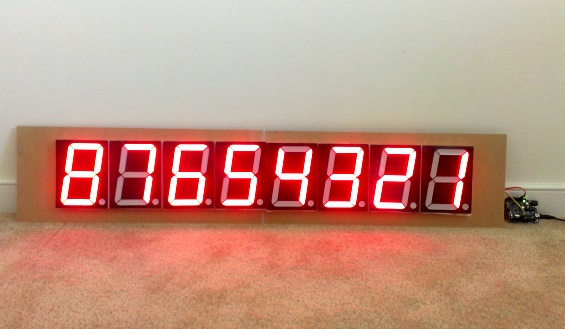
#> input picture led.jpg, 565 x 329 px
$ python lab6_4.py   (older library calls are emulated)
#> lines starting #> are read from the running program, lines starting #| are printed output that depends on the picture; after the words box and inside, x2 and y2 are one past the last pixel; in counts of white or black regions, pixels touching at a corner belong together
from pylab import *
from PIL import Image
import mahotas
import scipy.signal
Im= array(Image.open("led.jpg"))
#> Im is the input picture: shape (329, 565, 3); mean R, G, B 193.9, 146, 128
Im_HSV= matplotlib.colors.rgb_to_hsv(Im/255)
#> Im_HSV: shape (329, 565, 3) float64; mean of channels 0, 1, 2 0.203, 0.366, 0.762
H=Im_HSV[:,:,0]
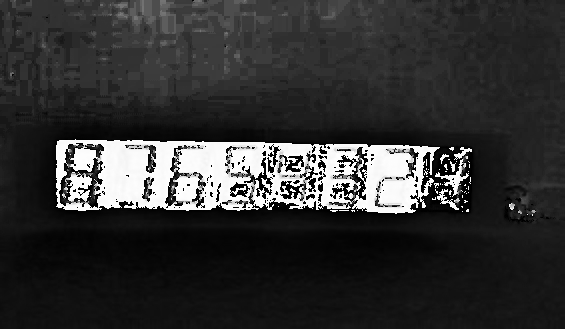
#> H: shape (329, 565) float64; min 0, max 0.999, mean 0.203
S=Im_HSV[:,:,1]
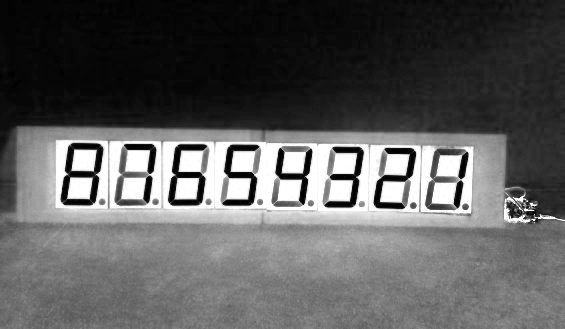
#> S: shape (329, 565) float64; min 0, max 1, mean 0.366
V=Im_HSV[:,:,2]
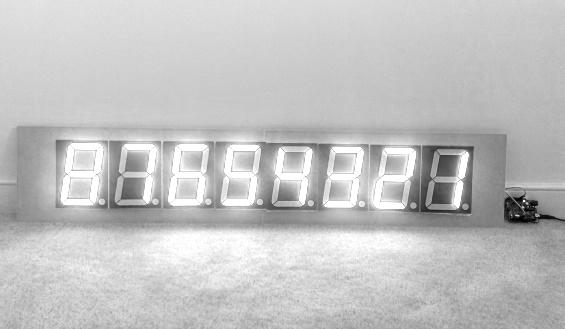
#> V: shape (329, 565) float64; min 0.00392, max 1, mean 0.762
subplot(2,4,1);imshow(Im)
subplot(2,4,2);imshow(H,cmap='gray')
subplot(2,4,3);imshow(S,cmap='gray')
subplot(2,4,4);imshow(V,cmap='gray')

H2 = H > 0
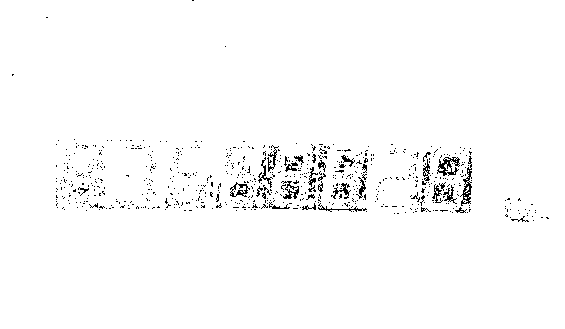
#> H2: shape (329, 565) bool; 98.1% white; black in thin lines or dots, all inside (x1, y1, x2, y2) = (12, 0, 549, 222)
subplot(2,4,6);imshow(H2,cmap='gray')
S2 = S  <0.1
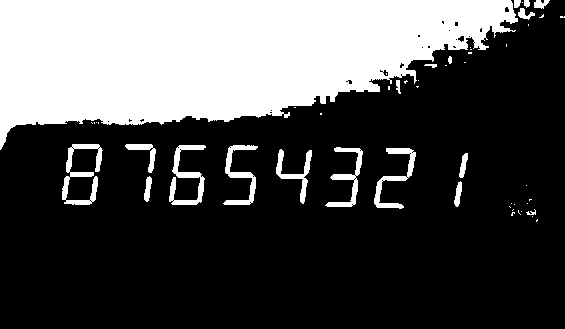
#> S2: shape (329, 565) bool; 30.2% white; 52 white regions (33 under 20 px), largest, box (x1, y1, x2, y2) and area: (0, 0, 518, 150) 50941, (62, 144, 103, 205) 863, (169, 145, 206, 205) 774
subplot(2,4,7);imshow(S2,cmap='gray')
V2 = V  > 0.9
#> V2: shape (329, 565) bool; 8.5% white; 218 white regions (203 under 20 px), largest, box (x1, y1, x2, y2) and area: (136, 231, 419, 285) 7457, (61, 143, 104, 205) 1459, (168, 144, 209, 206) 1237
subplot(2,4,8);imshow(V2,cmap='gray')
ROI = H2 * V2 * S2
#> ROI: shape (329, 565) bool; 2.3% white; 12 white regions (2 under 20 px), largest, box (x1, y1, x2, y2) and area: (62, 144, 103, 205) 784, (169, 145, 206, 205) 697, (374, 148, 416, 209) 600
subplot(2,4,5);imshow(ROI,cmap='gray')

G= ones((5,5),dtype=double)/(5*5)
ROI2= scipy.signal.convolve2d(ROI,G, 'same') > 0
#> ROI2: shape (329, 565) bool; 5% white; 9 white regions, largest, box (x1, y1, x2, y2) and area: (60, 142, 105, 207) 1702, (167, 143, 208, 207) 1487, (372, 146, 418, 211) 1290


Im2=Im.copy()
Im2[:,:,0]= Im2[:,:,0] * ROI2
Im2[:,:,1]= Im2[:,:,1] * ROI2
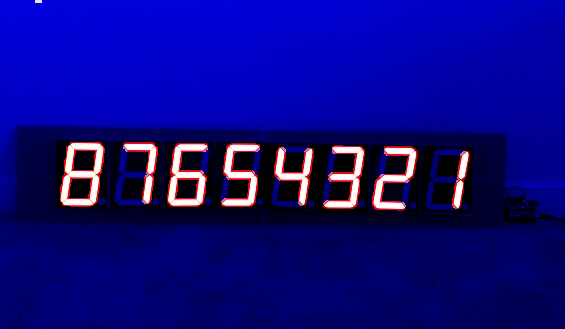
#> Im2: shape (329, 565, 3); mean R, G, B 11.9, 8.3, 128
Im2[:,:,2]= Im2[:,:,2] * ROI2
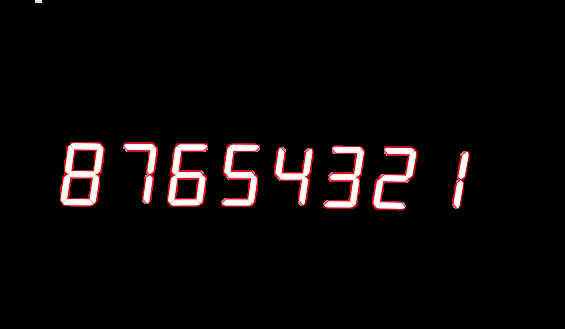
#> Im2: shape (329, 565, 3); mean R, G, B 11.9, 8.3, 8.4
figure()
imshow(Im2)
show()

$ run again, with Unequalized_Hawkes_Bay_NZ.jpg copied over led.jpg
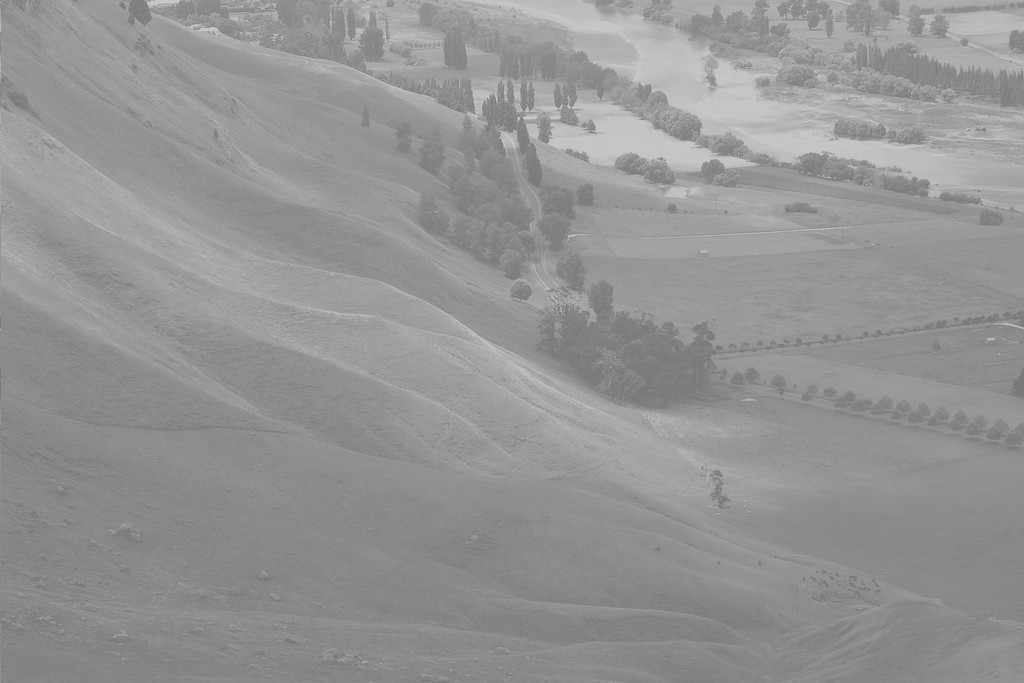
#> input picture Unequalized_Hawkes_Bay_NZ.jpg, 1024 x 683 px
#> Im is the input picture: shape (683, 1024, 3); min 114, max 208, mean 148
#> Im_HSV: shape (683, 1024, 3) float64; mean of channels 0, 1, 2 0, 0, 0.58
#> H: shape (683, 1024) float64; every value is 0
#> H2: shape (683, 1024) bool; every value is 0
#> S2: shape (683, 1024) bool; every value is 1
#> `Im2[:,:,0]= Im2[:,:,0] * ROI2`:
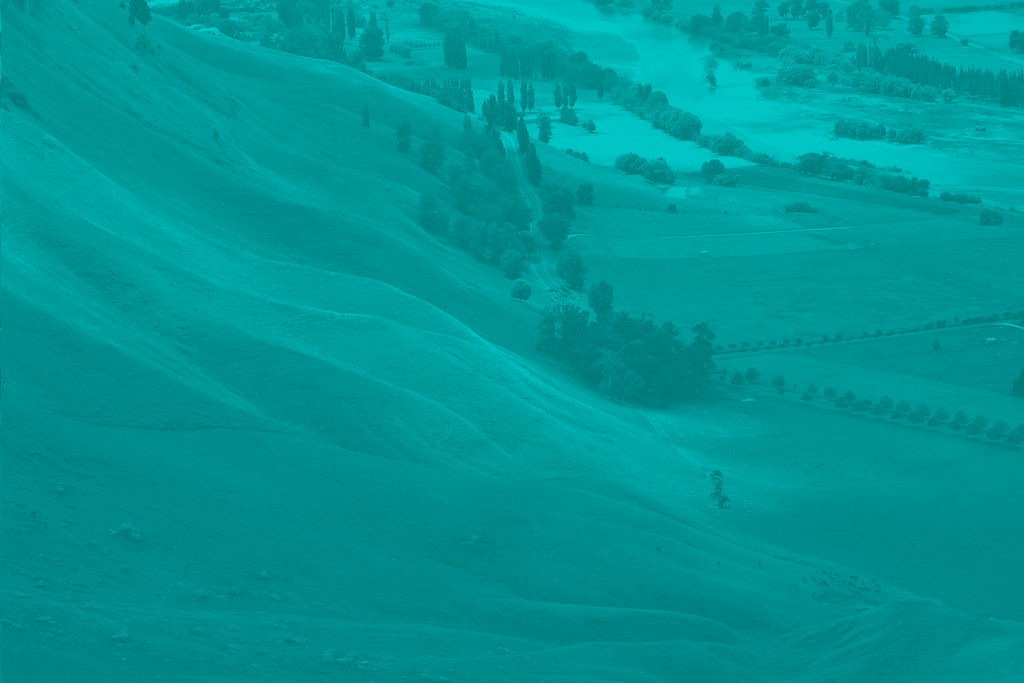
#> Im2: shape (683, 1024, 3); mean R, G, B 0, 148, 148
#> `Im2[:,:,1]= Im2[:,:,1] * ROI2`:
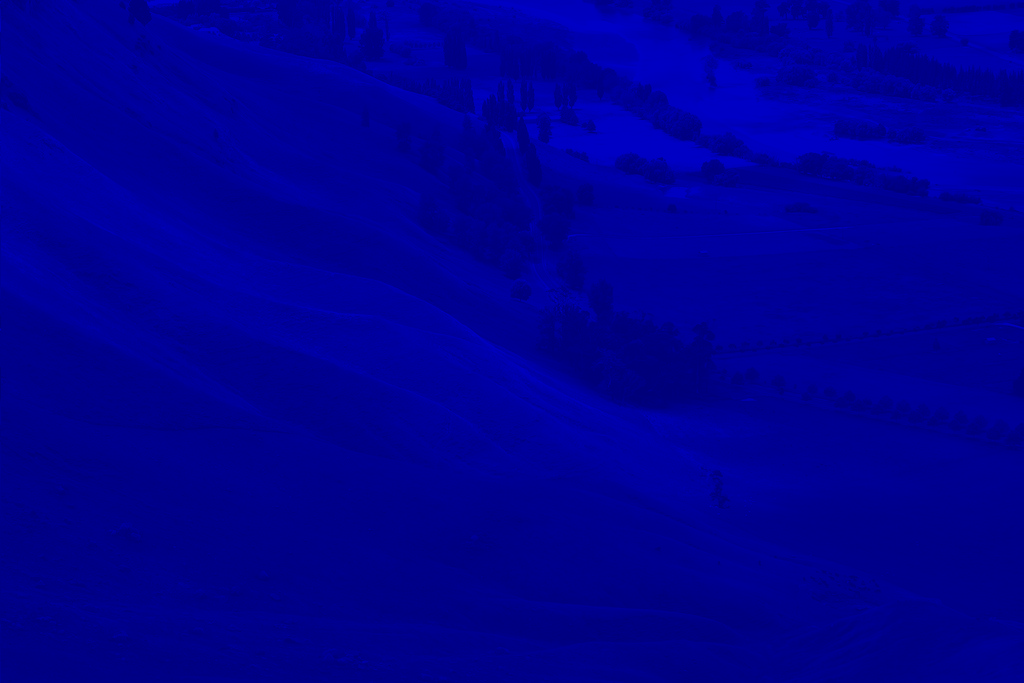
#> Im2: shape (683, 1024, 3); mean R, G, B 0, 0, 148
